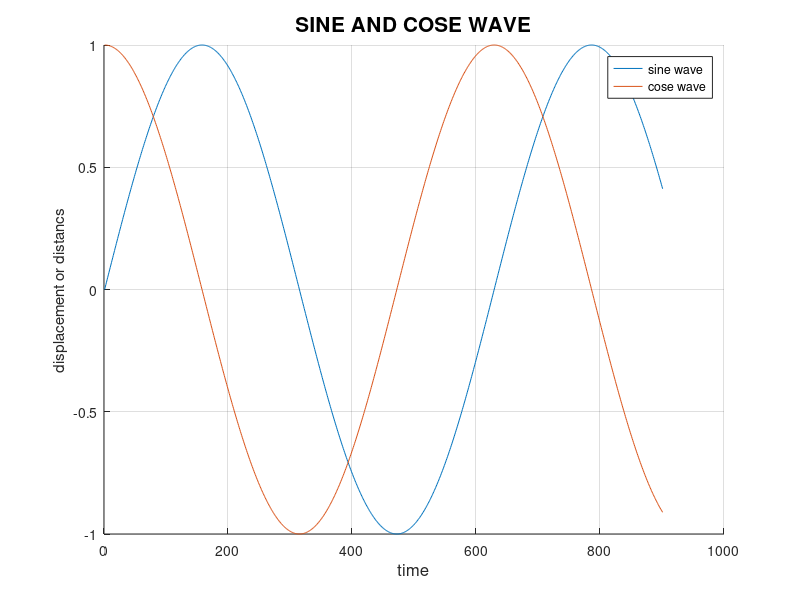

MATLAB code to generate this figure:
% sine wave and cose wave

clc
close all
clear

x = 0:0.01:9;
y = sin(x);

z = cos(x);

hold on;

plot(y);
plot(z);
grid;
xlabel('time','FontSize',12);
ylabel('displacement or distancs');
title('SINE AND COSE WAVE','FontSize',15);
legend('sine wave','cose wave');

hold off;

